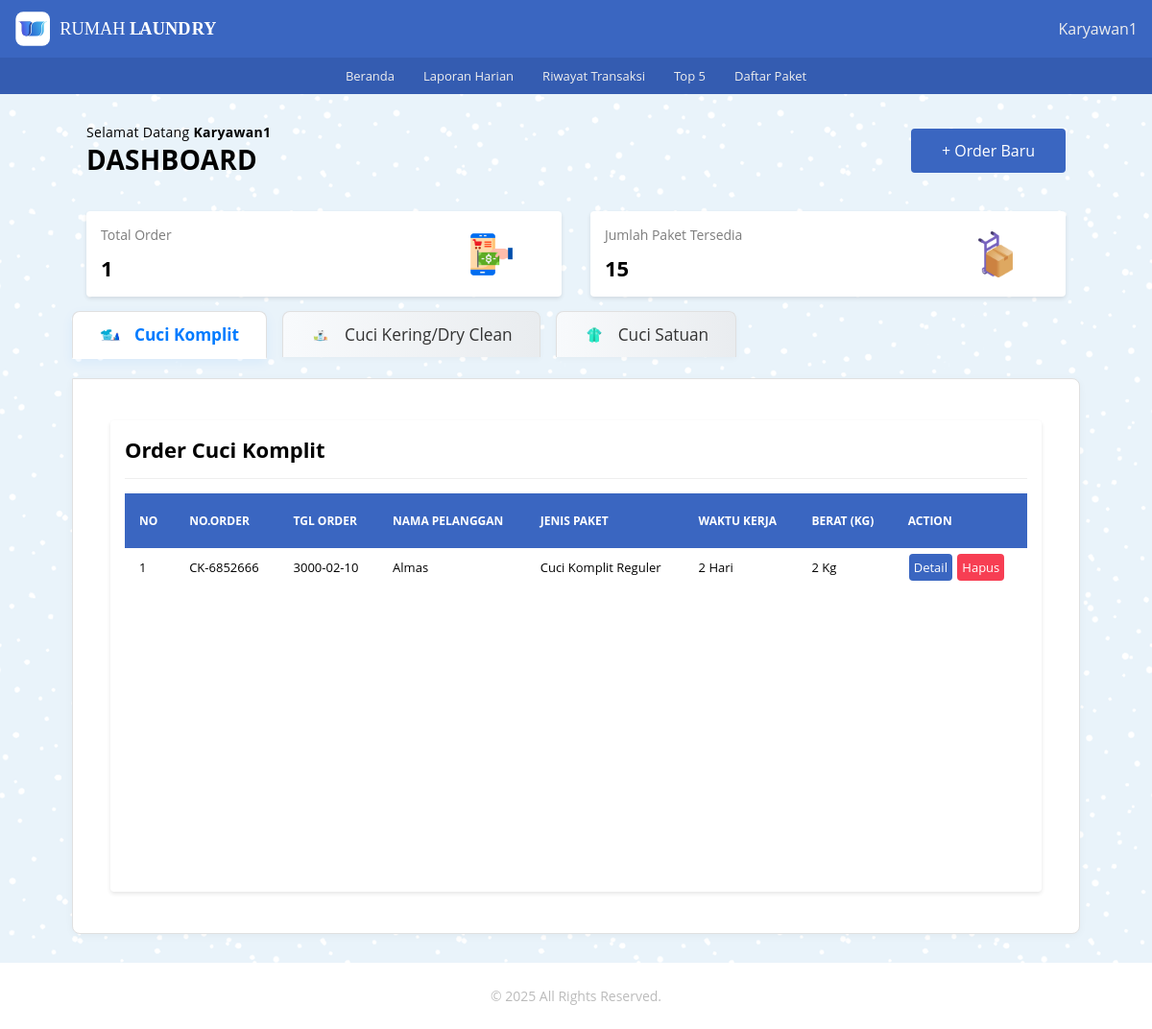
/ (signed in), run on the app's committed database.
### tables this page shows
CREATE TABLE `tb_order_ck` (
  `id_order_ck` int(11) NOT NULL,
  `or_ck_number` varchar(10) DEFAULT NULL,
  `nama_pel_ck` varchar(100) NOT NULL,
  `no_telp_ck` char(13) NOT NULL,
  `alamat_ck` text NOT NULL,
  `jenis_paket_ck` varchar(100) NOT NULL,
  `wkt_krj_ck` varchar(30) DEFAULT NULL,
  `berat_qty_ck` int(11) NOT NULL,
  `harga_perkilo` int(11) DEFAULT NULL,
  `tgl_masuk_ck` date NOT NULL,
  `tgl_keluar_ck` date NOT NULL,
  `tot_bayar` double DEFAULT NULL,
  `keterangan_ck` text NOT NULL
);

### _functions.php (called while the page is built, shortened)
<?php
$host	= 'localhost';
$user = 'root';
$pass	= '';
$db	= 'laundry_app';
$koneksi = mysqli_connect($host,$user,$pass,$db);
function query($query){
	global $koneksi;
	$result = mysqli_query($koneksi, $query);
	$rows = [];
	while ($row = mysqli_fetch_assoc($result)) {
		$rows[] = $row;
	}
	return $rows;
}
function url($url = null){
	$url_utama = "http://localhost/rumah_laundry_6";
	if ($url != null) {
		return $url_utama . '/' . $url;
	}else{
		return $url_utama;
	}
}
function jmlOrder(){
	$jml_ck = count(query("SELECT * FROM tb_order_ck"));
	$jml_dc = count(query("SELECT * FROM tb_order_dc"));
	$jml_cs = count(query("SELECT * FROM tb_order_cs"));
	$total_order = $jml_ck + $jml_dc + $jml_cs;
	return $total_order;
}

### daftar_order/daf_or_ck.php (the view)
<div class="col">
   <div class="card">
      <div class="card-title card-flex">
         <div class="card-col">
            <h2>Order Cuci Komplit</h2>
         </div>
      </div>
      <div class="card-body">
         <div class="tabel-kontainer">
            <table class="tabel-transaksi">
               <thead>
                  <tr>
                     <th class="sticky">No</th>
                     <th class="sticky">No.Order</th>
                     <th class="sticky">Tgl Order</th>
                     <th class="sticky">Nama Pelanggan</th>
                     <th class="sticky">Jenis Paket</th>
                     <th class="sticky">Waktu Kerja</th>
                     <th class="sticky">Berat (Kg)</th>
                     <th class="sticky">Action</th>
                  </tr>
               </thead>
               <tbody>
                  <?php $cuci_komplit = query('SELECT * FROM tb_order_ck ORDER BY id_order_ck DESC');
                     if (!empty($cuci_komplit)) :?>
                     <?php
                        $no_ck = 1;
                        foreach($cuci_komplit as $ck) : ?>
                        <tr>
                           <td><?= $no_ck; ?></td>
                           <td><?= $ck['or_ck_number'] ?></td>
                           <td><?= $ck['tgl_masuk_ck'] ?></td>
                           <td><?= $ck['nama_pel_ck'] ?></td>
                           <td><?= $ck['jenis_paket_ck'] ?></td>
                           <td><?= $ck['wkt_krj_ck'] ?></td>
                           <td><?= $ck['berat_qty_ck'] . ' Kg' ?></td>
                           <td>
                              <a href="<?=url('detail_order/detail_ck/detail_order_ck.php?or_ck_number=')?><?=$ck['or_ck_number']?>" class="btn btn-detail">Detail</a>
                              <a href="<?=url('daftar_order/hapus_ck.php?or_ck_number=')?><?=$ck['or_ck_number']?>" onclick="return confirm('Yakin akan menghapus?');" class="btn btn-hapus">Hapus</a>
                           </td>
                        </tr>
                        <?php $no_ck++ ?>
                     <?php endforeach; ?>
                     <?php else : ?>
                        <tr>
                           <td colspan="8" class="txt-center">Data Tidak Tersedia</td>
                        </tr>
                  <?php endif?>
               </tbody>
            </table>
         </div>
      </div>
   </div>
</div>

### _assets/css/style.css (style rules this page uses)
* { margin: 0; padding: 0; box-sizing: border-box; }
html,body { width: 100%; max-width: 100%; position: relative; font-family: 'Open sans', sans-serif; display: flex; flex-direction: column; background-image: url(../img/blue-snow.png); overflow-x: hidden; }
h2 { font-size: 22px; }
.col { flex: 1; }
.card { background-color: #fff; margin: 15px; padding: 15px; border-radius: 4px; box-shadow: 0 2px 4px rgba(0,0,0,0.10); }
.card-body { position: relative; }
.card-title { padding-bottom: 15px; margin-bottom: 15px; border-bottom: 1px solid #eeeeee; }
.card-flex { display: flex; flex-direction: row; align-items: center; justify-content: space-between; }
.card-col { flex: 1; }
.tabel-kontainer { display: block; width: 100%; height: 400px; position: relative; overflow-x: auto; overflow-y: auto; }
.tabel-transaksi { border: 0; border-collapse: collapse; width: 100%; }
.tabel-transaksi thead { color: #ffffff; }
.tabel-transaksi thead th { text-transform: uppercase; font-size: 12px; text-align: left; padding: 20px 15px; background-color: #3a66c1; }
.sticky { position: sticky; top: 0; }
.tabel-transaksi tbody tr { border-bottom: 1px solid #dddddd; }
.tabel-transaksi tbody tr:last-child { border-bottom: 0; }
.tabel-transaksi tbody tr td { padding: 5px 15px; font-size: 13px; }
.btn { display: inline-block; text-decoration: none; padding: 5px; margin: 1px; border-radius: 4px; }
.btn-detail { color: #ffffff; background-color: #3a66c1; }
.btn-hapus { background-color: #f73e53; color: #ffffff; }

### data on the page
tb_order_ck: or_ck_number "CK-6852666", tgl_masuk_ck "3000-02-10", nama_pel_ck "Almas", jenis_paket_ck "Cuci Komplit Reguler", wkt_krj_ck "2 Hari", berat_qty_ck "2"

### other printed values
$_SESSION['master'] "Karyawan1"
jmlOrder() "1"
jmlPaket() "15"
